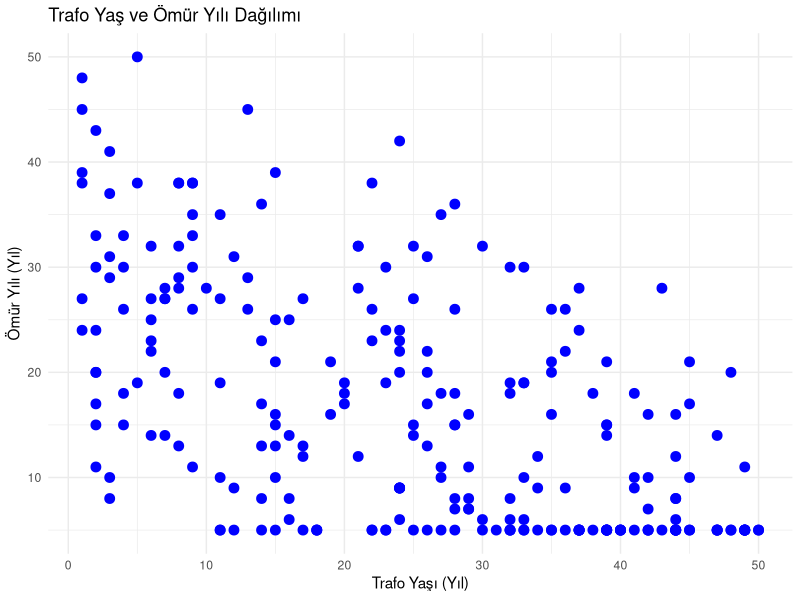
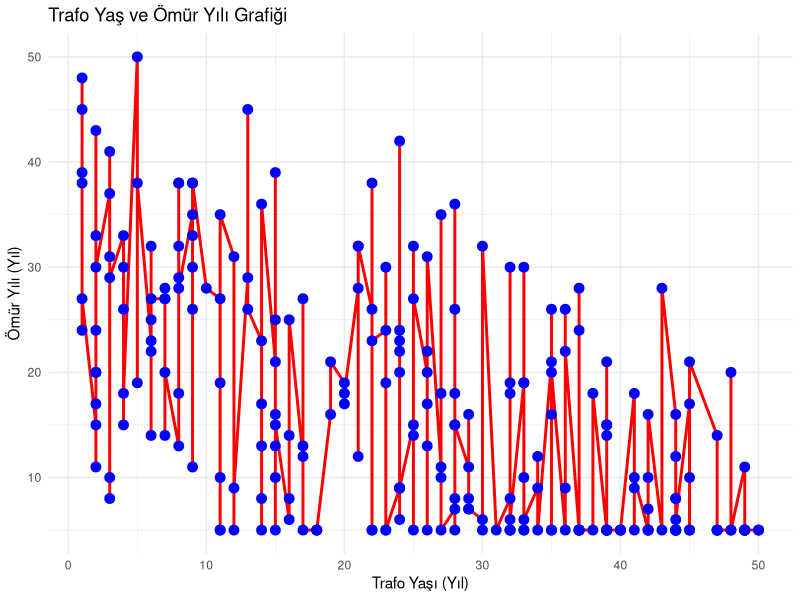
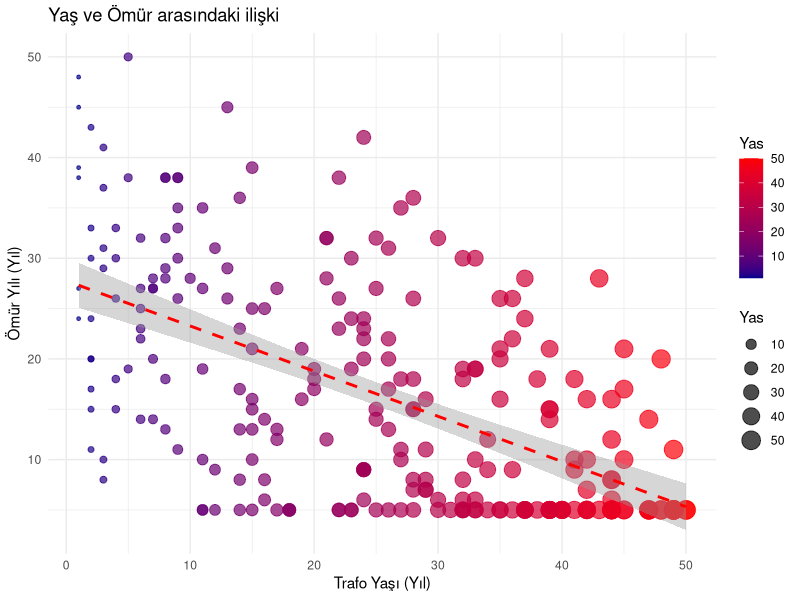
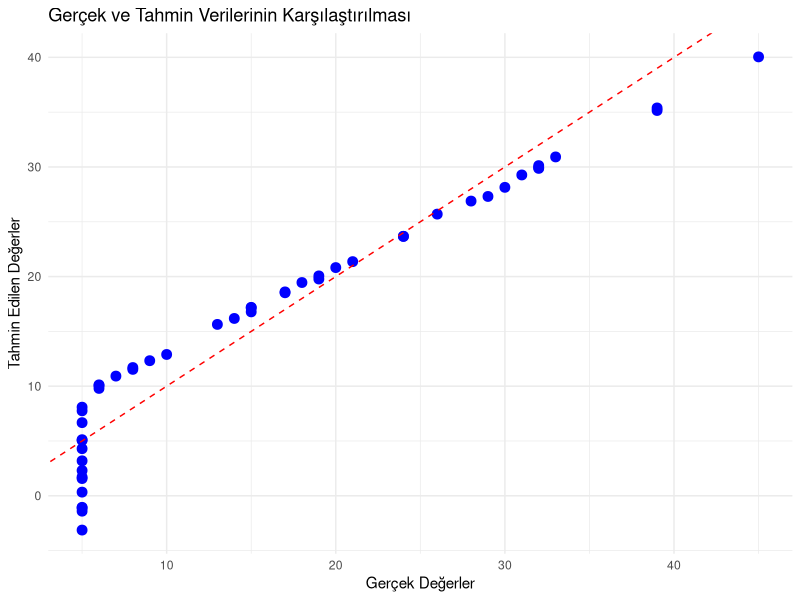

Write R code to recreate these figures, in order.
# Gerekli kütüphaneler yükleniyor. Eğer yoksa yükleme yap.

if (!require("caret")) install.packages("caret")
if (!require("ggplot2")) install.packages("ggplot2")
if (!require("dplyr")) install.packages("dplyr")
if (!require("knitr")) install.packages("knitr")

library(readr)      # CSV dosyalarını okumak için
library(ggplot2)    # Grafik oluşturmak için
library(caret)      # Veri setini eğitim ve test olarak bölmek için
library(dplyr)      # Veri işleme işlemleri için
library(knitr)      # R Markdown veya HTML/PDF raporları oluşturmak için kullanılır.

# CSV dosyasını okuma
trafo_verileri <- read_csv("trafo_omur_tahmini.csv")

# Eksik değer kontrolü
sum(is.na(trafo_verileri))

# Verilerimiz içinde Omur_Tahmini_Yil değeri 0 dan küçük kayıtları temizliyoruz ve yeni bir değişkene atıyoruz.
trafo_verileri_temizlenmis <- trafo_verileri %>% filter(Omur_Tahmini_Yil > 0)
print(trafo_verileri_temizlenmis)

# İlk 10 satırı gösterme
head(trafo_verileri_temizlenmis, 10)

# Veri seti hakkında bilgi
str(trafo_verileri_temizlenmis)

# Satır ve sütun sayısı
dim(trafo_verileri_temizlenmis)

# Veri setini inceleyelim
head(trafo_verileri_temizlenmis)

# Veri seti özet istatistikleri
summary(trafo_verileri_temizlenmis)


# Veri yapısını inceleme
str(trafo_verileri_temizlenmis)

# Trafonun yaşı ile tahmini ömrü arasındaki ilişkisi  dağılım grafiği   
ggplot(trafo_verileri_temizlenmis, aes(x = Yas, y = Omur_Tahmini_Yil)) +
  geom_point(color = "blue", size = 3) +  # Mavi noktalar
  labs(title = "Trafo Yaş ve Ömür Yılı Dağılımı",
       x = "Trafo Yaşı (Yıl)",
       y = "Ömür Yılı (Yıl)") +
  theme_minimal()

# Yaş ve ömür arasındaki değişimi çizgi grafiği
ggplot(trafo_verileri_temizlenmis, aes(x = Yas, y = Omur_Tahmini_Yil)) +
  geom_line(color = "red", size = 1) +  # Kırmızı çizgi
  geom_point(color = "blue", size = 3) +  # Mavi noktalar
  labs(title = "Trafo Yaş ve Ömür Yılı Grafiği",
       x = "Trafo Yaşı (Yıl)",
       y = "Ömür Yılı (Yıl)") +
  theme_minimal()

# Yaş ve ömür arasındaki ilişki
ggplot(trafo_verileri_temizlenmis, aes(x = Yas, y = Omur_Tahmini_Yil)) +
  geom_point(aes(size = Yas, color = Yas), alpha = 0.7) +
  geom_smooth(method = "lm", se = TRUE, color = "red", linetype = "dashed") +
  scale_color_gradient(low = "darkblue", high = "red") +
  labs(title = "Yaş ve Ömür arasındaki ilişki",
       x = "Trafo Yaşı (Yıl)",
       y = "Ömür Yılı (Yıl)",
       size = "Yas",
       color = "Yas") +
  theme_minimal()



# Linear regrasyon çalışmaları ile bir trafonun ömrünü tahminle


set.seed(1)  # Rastgelelik kontrolü
# %80 eğitim, %20 test veri seti olarak ayır
train_index <- createDataPartition(trafo_verileri_temizlenmis$Omur_Tahmini_Yil, p = 0.8, list = FALSE)

# Eğitim ve test veri setlerini oluştur
train_set <- trafo_verileri_temizlenmis[train_index, ]
test_set  <- trafo_verileri_temizlenmis[-train_index, ]

summary(train_set)
summary(test_set)
dim(train_set)
dim(test_set)

# Doğrusal regresyon modelini eğitim seti üzerinden oluştur
model <- train(Omur_Tahmini_Yil ~ Yas + Nem_Orani + Ariza_Gecmisi, data = train_set, method = "lm")

# Modelin özetini görüntüle
summary(model$finalModel)

# Modelin özetini görüntüle
summary(model)

# Model ile test seti üzerinde tahmin yap
tahminler <- predict(model, newdata = test_set)
print(tahminler)

# Gerçek değerler ve tahminleri karşılaştıran bir veri çerçevesi oluştur
sonuc <- data.frame(Gercek = test_set$Omur_Tahmini_Yil, Tahmin = tahminler)
print(sonuc)

# Mean Absolute Error (MAE) ve Root Mean Squared Error (RMSE) hesaplama
MAE <- mean(abs(sonuc$Gercek - sonuc$Tahmin))
RMSE <- sqrt(mean((sonuc$Gercek - sonuc$Tahmin)^2))

# Sonuçları ekrana yazdır
cat("Mean Absolute Error (MAE):", MAE, "\n")
cat("Root Mean Squared Error (RMSE):", RMSE, "\n")

#MAE = 2.59, yani modelin tahminleri ortalama 2.59 yıl sapma gösteriyor.
#RMSE = 3.13, yani modelde büyük hatalar varsa bunlar ortalama 3.13 yıl sapmaya neden oluyor.
#RMSE’nin MAE’den biraz büyük olması, modelde bazı büyük hatalar olduğunu gösteriyor ama aşırı büyük sapmalar olmadığını söyleyebiliriz.


ggplot(sonuc, aes(x = Gercek, y = Tahmin)) +
  geom_point(color = "blue", size = 3) +  # Mavi noktalar
  geom_abline(slope = 1, intercept = 0, color = "red", linetype = "dashed") + # Y = X doğrusu
  labs(title = "Gerçek ve Tahmin Verilerinin Karşılaştırılması",
       x = "Gerçek Değerler",
       y = "Tahmin Edilen Değerler") +
  theme_minimal()


